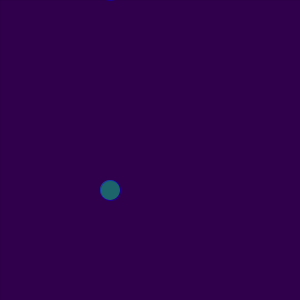
Frame 1 (no input)
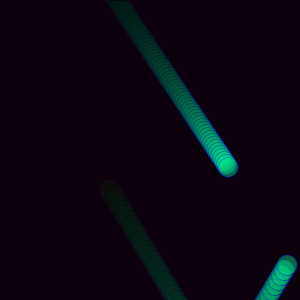
Frame 60 (the mouse pressed at the canvas centre just before this capture)
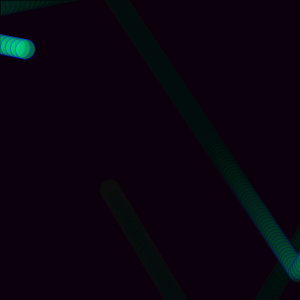
Frame 120 (the mouse held since frame 60 and released just before this capture)

The Processing sketch that drew these frames (run headless with seeded random() and noise(); from frame 60 on, the mouse is pressed at the canvas centre):

// Processing sketch: sketch4511
// ── sketch4511.pde
int r = 10;
int x0 = r;
int y0 = r;
int dx0 = 2;
int dy0 = 3;
int x1 = r+100;
int y1 = r;
int dx1 = 5;
int dy1 = 1;
int x2 = r;
int y2 = r+100;
int dx2 = 3;
int dy2 = 5;

void setup()
{
  size(300,300);
  ellipseMode(RADIUS);
  background(50,0,80);
  frameRate(50);
}

void draw()
{
  stroke( 0, 0, 0, 10 );
  fill( 0, 0, 0, 10 );
  rect( 0, 0, width, height );

  stroke( 0, 0, 255, 100 );
  fill( 0, 255, 150, 100 );

  ellipse( x0+100, y0-20, r, r );
  x0 = x0 + dx0;
  y0 = y0 + dy0;
  if( y0 > height-r || y0 < r ) dy0 = -dy0;
  if( x0 > width-r || x0 < r )  dx0 = -dx0;
 
  ellipse( x1-100, y1-80, r, r );
  x1 = x1 + dx1;
  y1 = y1 + dy1;
  if( y1 > height-r || y1 < r ) dy1 = -dy1;
  if( x1 > width-r || x1 < r )  dx1 = -dx1;
 
  ellipse( x2+100, y2+80, r, r );
  x2 = x2 + dx2;
  y2 = y2 + dy2;
  if( y2 > height-r || y2 < r ) dy2 = -dy2;
  if( x2 > width-r || x2 < r )  dx2 = -dx2;
}
